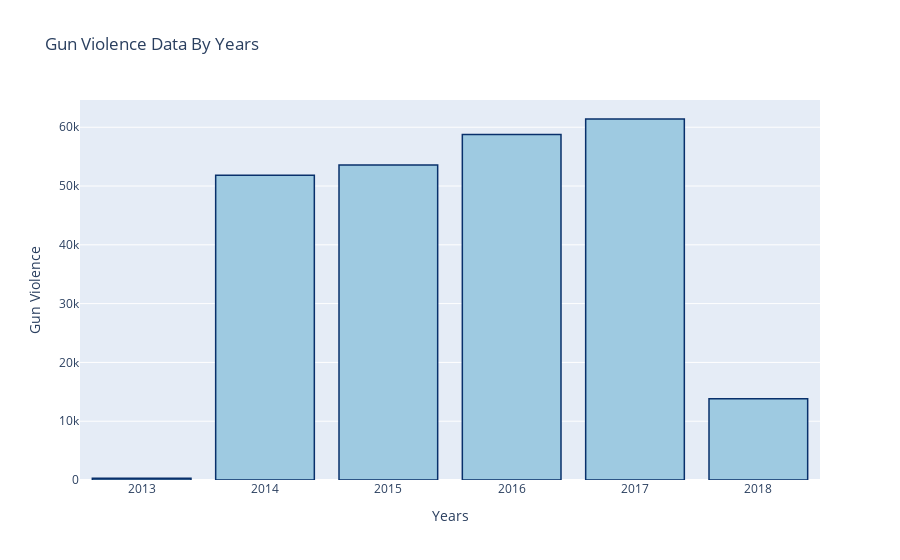

Notebook source saved alongside this figure:
### Code cell
# C = Counter(years)

# each_years = list(C.keys())
gun_violence_count_of_year = df['year'].value_counts().sort_index()

layout = {
    'title' : 'Gun Violence Data By Years',
    'xaxis' : {
        'title' : 'Years',
    },
    'yaxis' : {
        'title' : 'Gun Violence',
    },
}

trace = go.Bar(
    x = each_years,
    y = gun_violence_count_of_year,
    marker = dict(
      color='rgb(158,202,225)',
        line=dict(
            color='rgb(8,48,107)',
            width=1.5,
        )  
    ),
)

fig = go.Figure(data = [trace], layout = layout)
py.offline.iplot(fig)

### Figure 1 — Plotly figure (JSON) as saved in the notebook; plotly's stock layout.template omitted (floating-point values rounded to 4 significant figures)
{"data": [{"marker": {"color": "rgb(158,202,225)", "line": {"color": "rgb(8,48,107)", "width": 1.5}}, "type": "bar", "x": [2013, 2014, 2015, 2016, 2017, 2018], "y": [278, 51854, 53579, 58763, 61401, 13802]}], "layout": {"autosize": true, "title": {"text": "Gun Violence Data By Years"}, "xaxis": {"autorange": true, "range": [2012.0, 2018.0], "title": {"text": "Years"}, "type": "linear"}, "yaxis": {"autorange": true, "range": [0, 64630.0], "title": {"text": "Gun Violence"}, "type": "linear"}}}
